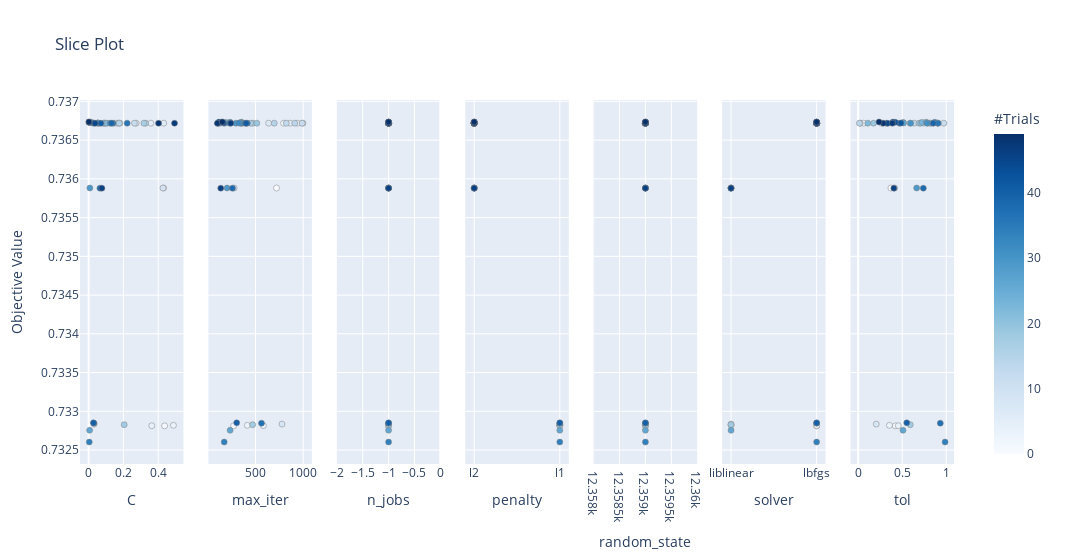

The notebook cell saved with this chart:
### Code cell
###################################################################################################
# Visualize individual hyperparameters as slice plot. See :func:`~optuna.visualization.plot_slice` for the details.
plot_slice(study)
